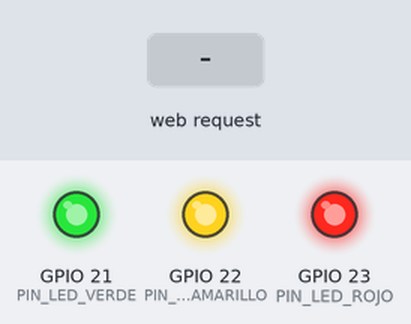
A sketch run on a simulated ESP32. On the bench: output pins drawn as LEDs (lit = HIGH). Inputs (shaded band) come from the test bench. WiFi joins after 1.5 s; servers stay silent unless stated; what the sketch prints to the serial monitor is not drawn.

Above: at 3.2 s.
3.3 s: HTTP request GET /led/verde/on received
At 4.5 s:
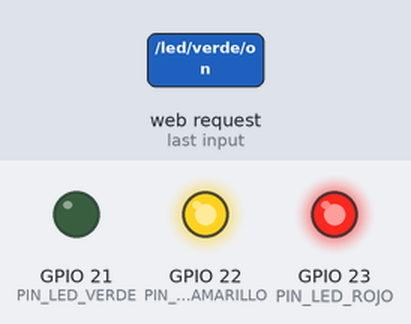
4.8 s: HTTP request GET /led/amarillo/on received
At 5.7 s:
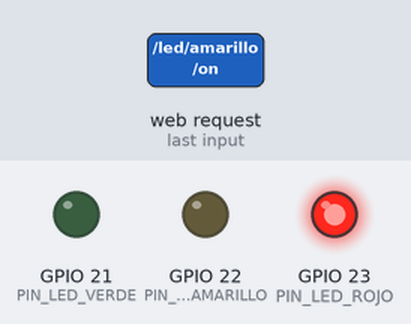
6.3 s: HTTP request GET /led/verde/off received
At 6.8 s:
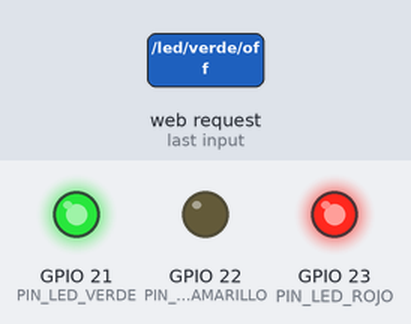
7.8 s: HTTP request GET /led/rojo/on received
At 9.0 s:
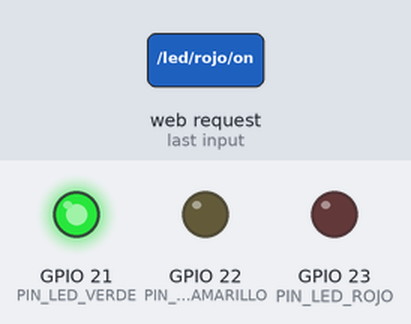
9.3 s: HTTP request GET /led/amarillo/off received
At 10.3 s:
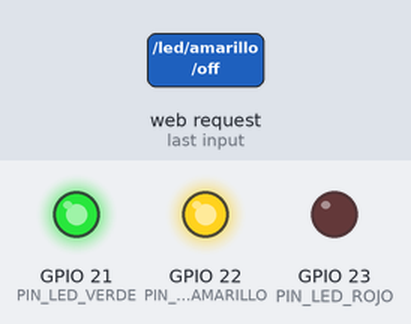
10.8 s: HTTP request GET /led/rojo/off received
At 11.4 s:
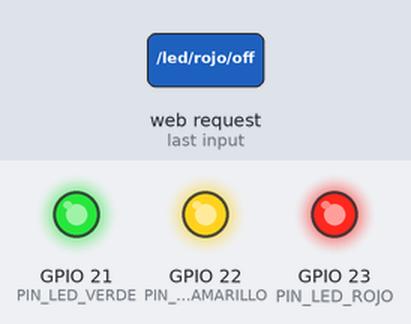
Timing chart, 0 to 13.3 s (numbered marks = the images above; inputs shaded):
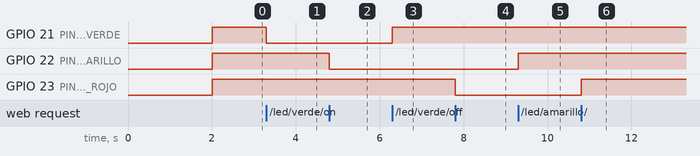

The sketch:

Interfaz_Semaforo_3.ino
```cpp
#include <WiFi.h>
#include <WebServer.h>

// Configuración de red Wi-Fi
const char *ssid = "Fernando's Galaxy S23";
const char *password = "qsnj944*";

// Asignación de pines
#define PIN_LED_VERDE     21  // Salida LED VERDE
#define PIN_LED_AMARILLO  22  // Salida LED AMARILLO
#define PIN_LED_ROJO      23  // Salida LED ROJO

// Crear un servidor web en el puerto 80
WebServer server(80);

void setup() {
  // Inicialización de la comunicación serie
  Serial.begin(115200);

  // Configuración de pines
  pinMode(PIN_LED_VERDE, OUTPUT);  // Salida LED VERDE
  pinMode(PIN_LED_AMARILLO, OUTPUT);  // Salida LED AMARILLO
  pinMode(PIN_LED_ROJO, OUTPUT);  // Salida LED ROJO

  // Conectar a la red Wi-Fi
  WiFi.begin(ssid, password);
  Serial.print("Conectando a WiFi");
  while (WiFi.status() != WL_CONNECTED) {
    delay(1000);
    Serial.print(".");
  }
  Serial.println("¡Conectado!");
  Serial.println(WiFi.localIP());

  digitalWrite(PIN_LED_VERDE, HIGH);
  digitalWrite(PIN_LED_AMARILLO, HIGH);
  digitalWrite(PIN_LED_ROJO, HIGH);


  // Rutas para controlar el LED VERDE
  server.on("/led/verde/on", HTTP_GET, []() {
    digitalWrite(PIN_LED_VERDE, LOW);  // Enciende el LED
    server.send(200, "text/plain", "LED Verde Encendido");
  });

    server.on("/led/verde/off", HTTP_GET, []() {
    digitalWrite(PIN_LED_VERDE, HIGH);  // Apaga el LED
    server.send(200, "text/plain", "LED Verde Apagado");
  });


  //Rutas para controlar el LED AMARILLO
  server.on("/led/amarillo/on", HTTP_GET, []() {
    digitalWrite(PIN_LED_AMARILLO, LOW);  // Enciende el LED
    server.send(200, "text/plain", "LED Amarillo Encendido");
  });

    server.on("/led/amarillo/off", HTTP_GET, []() {
    digitalWrite(PIN_LED_AMARILLO, HIGH);  // Apaga el LED
    server.send(200, "text/plain", "LED Amarillo Apagado");
  });

  //Rutas para controlar el LED ROJO
  server.on("/led/rojo/on", HTTP_GET, []() {
    digitalWrite(PIN_LED_ROJO, LOW);  // Enciende el LED
    server.send(200, "text/plain", "LED Verde Encendido");
  });

    server.on("/led/rojo/off", HTTP_GET, []() {
    digitalWrite(PIN_LED_ROJO, HIGH);  // Apaga el LED
    server.send(200, "text/plain", "LED Rojo Apagado");
  });

  // Iniciar el servidor
  server.begin();
  Serial.println("Servidor HTTP iniciado");
}

void loop() {
  // Maneja las solicitudes entrantes
  server.handleClient();
}
```

Measured:
- after the input at 3.3 s, GPIO 21 (PIN_LED_VERDE): HIGH → LOW at once
- after the input at 4.8 s, GPIO 22 (PIN_LED_AMARILLO): HIGH → LOW at once
- after the input at 6.3 s, GPIO 21 (PIN_LED_VERDE): LOW → HIGH at once
- after the input at 7.8 s, GPIO 23 (PIN_LED_ROJO): HIGH → LOW at once
- after the input at 9.3 s, GPIO 22 (PIN_LED_AMARILLO): LOW → HIGH at once
- after the input at 10.8 s, GPIO 23 (PIN_LED_ROJO): LOW → HIGH at once
